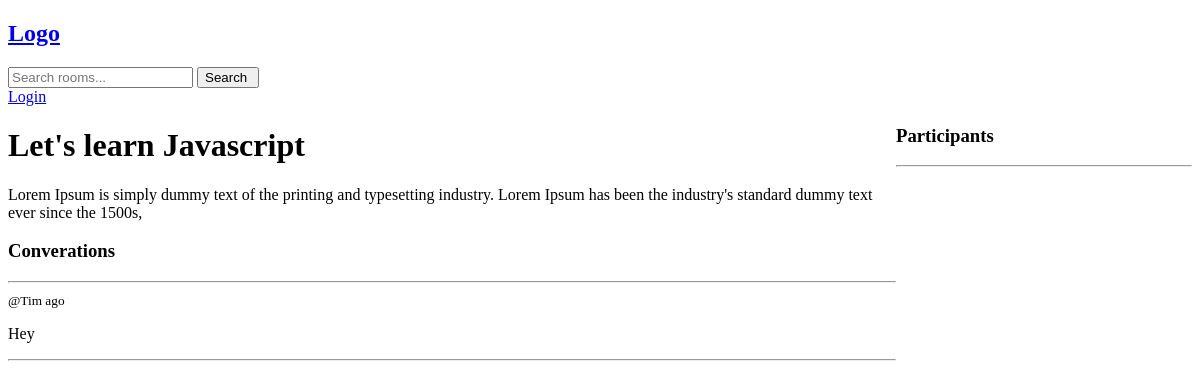
The app's page /room/1/, older data.
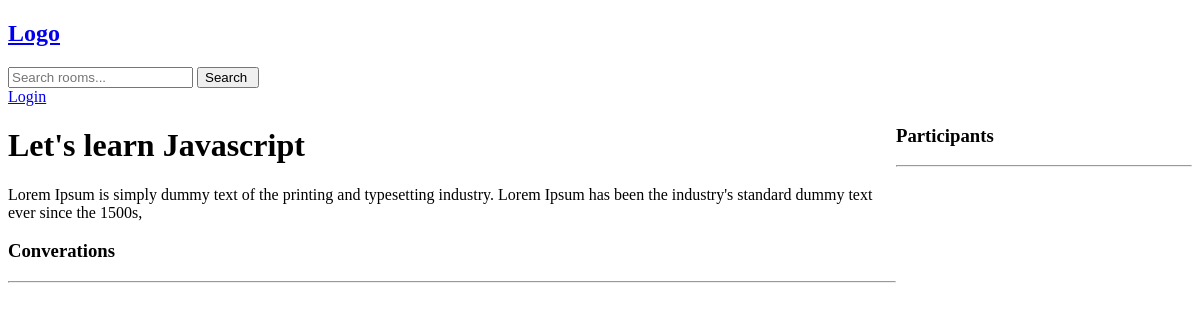
The same page, newer data.
### base/models.py (models this page shows, shortened)
class Message(models.Model):
    host = models.ForeignKey(User, on_delete=models.CASCADE)
    room = models.ForeignKey(Room, on_delete=models.CASCADE)
    body = models.TextField()
    updated = models.DateTimeField(auto_now=True)
    created = models.DateTimeField(auto_now_add=True)

### base/views.py (the view, shortened to what this page needs)
# urls.py: path('room/<str:pk>/', views.room, name="room"),
def room(request, pk):
    room = None
    room = Room.objects.get(id=pk)
    room_messages = room.message_set.all().order_by('-created')
    participants = room.participants.all()
    context = {"room": room, "room_messages": room_messages,
               "participants": participants}
    return render(request, 'base/room.html', context)

### base/templates/base/room.html (shortened to what this page needs)
<!DOCTYPE html>
<html lang="en">
  {% extends "main.html" %}
    {% block content %}
    <div class="room-container">
      <div>
        <h1>{{room.name}}</h1>
        <p>{{room.description}}</p>
        <div class="wrapper-messages">
          <h3>Converations</h3>
          <hr />
          {% for message in room_messages %}
          <div>
            <small>@{{message.host}} {{message.created|timesince}} ago</small>
            <p>{{message.body}}</p>
            <hr />
          </div>
          {% endfor %}
        </div>
      </div>
      <div>
        <h3>Participants</h3>
        <hr />
      </div>
    </div>
    {% endblock content %}

Row changes from the older to the newer data that the page shows:
removed Message: host "Tim", body "Hey"
